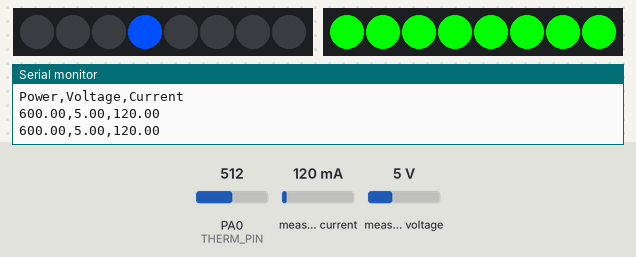
The sketch below on a simulated STM32 Blue Pill. On the bench: 2 × 8 RGB LEDs in strip order, left to right, the last lines printed to the serial monitor. The inputs (shaded band) are chosen by the test bench; at power-on: PA0 (THERM_PIN) = 512, measured current 120 mA, measured voltage 5 V.

Above: at 1.25 s.
1.3 s: PA0 (THERM_PIN) set to 787
3.1 s: PA0 (THERM_PIN) set to 816
At 3.25 s:
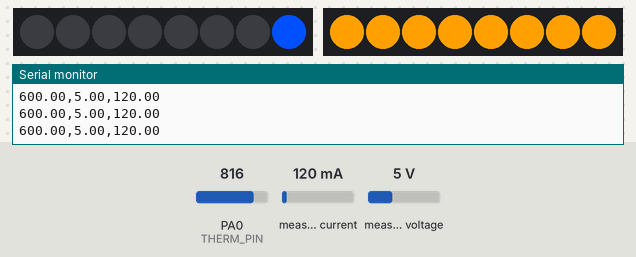
5.0 s: PA0 (THERM_PIN) set to 990
6.5 s: PA0 (THERM_PIN) set to 1018
At 6.66 s:
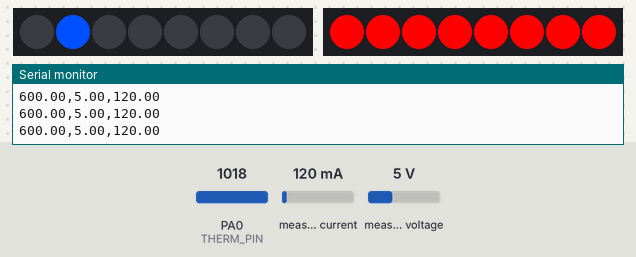
8.4 s: PA0 (THERM_PIN) set to 900
At 8.46 s:
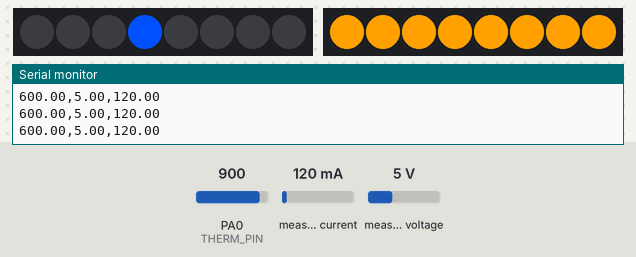
10.4 s: PA0 (THERM_PIN) set to 790
At 10.46 s:
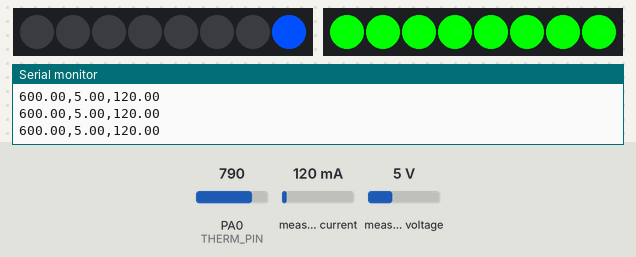
Timing chart, 0 to 13.4 s (numbered marks = the images above; inputs shaded):
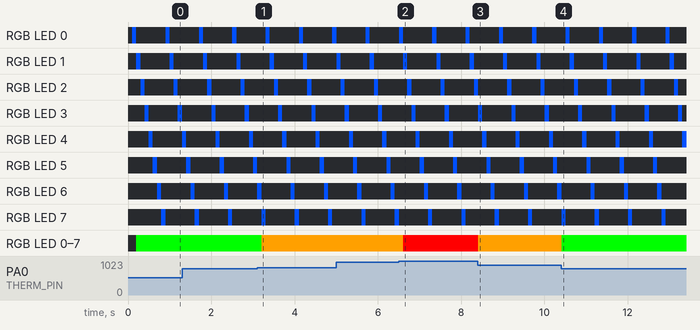

Measured:
- the behaviour switches between 800 and 801 on PA0 (THERM_PIN) (found by bisection; images 0 and 1)
- the behaviour switches between 1000 and 1001 on PA0 (THERM_PIN) (found by bisection; images 1 and 2)
- after the input at 3.1 s, the LEDs: first differ from a run without the input after 0.11 s (image 1)
- after the input at 6.5 s, the LEDs: first differ from a run without the input after 0.11 s (image 2)
- after the input at 8.4 s, the LEDs: change at once (image 3)
- after the input at 10.4 s, the LEDs: change at once (image 4)

The sketch:

stm_final.ino
```cpp
#include <Arduino.h>
#include <Wire.h>
#include <Adafruit_INA219.h>
#include <Adafruit_NeoPixel.h>

// pins
const uint8_t LOADING_PIN = PB13;
const uint8_t TEMP_PIN    = PB15;
const uint8_t THERM_PIN   = A0;   // adc

// led strips
const uint8_t NUM_LEDS = 8;
Adafruit_NeoPixel loadingStrip(NUM_LEDS, LOADING_PIN, NEO_GRB + NEO_KHZ800);
Adafruit_NeoPixel tempStrip(NUM_LEDS, TEMP_PIN, NEO_GRB + NEO_KHZ800);

// ina219
Adafruit_INA219 ina219; // default addr (usually 0x40)

// raw adc thresholds
uint16_t COOL_MAX = 800;
uint16_t WARM_MAX = 1000;

// shared state
volatile uint16_t thermRaw = 0;
volatile uint8_t level = 0; // 0 cool, 1 warm, 2 hot

// ina values to send
volatile float Power_mW = 0.0f;
volatile float Voltage_V = 0.0f;
volatile float Current_mA = 0.0f;

// task struct
struct Task {
  uint32_t period;
  uint32_t last;
  void (*run)();
};

// task prototypes
void thermistorTask();
void loadingTask();
void tempStripTask();
void inaTask();
void uartTask();

// tasks
Task tasks[] = {
  {200, 0, thermistorTask},
  {100, 0, loadingTask},
  {200, 0, tempStripTask},
  {200, 0, inaTask},
  {500, 0, uartTask},
};
const uint8_t NUM_TASKS = sizeof(tasks) / sizeof(tasks[0]);

// task 1: get thermistor level
void thermistorTask() {
  thermRaw = analogRead(THERM_PIN);

  if (thermRaw <= COOL_MAX) level = 0;
  else if (thermRaw <= WARM_MAX) level = 1;
  else level = 2;
}

// task 2: loading animation
void loadingTask() {
  static uint8_t idx = 0;

  for (uint8_t i = 0; i < NUM_LEDS; i++) {
    loadingStrip.setPixelColor(i, 0);
  }
  loadingStrip.setPixelColor(idx, loadingStrip.Color(0, 80, 255));
  loadingStrip.show();

  idx = (idx + 1) % NUM_LEDS;
}

// task 3: temperature strip color
void tempStripTask() {
  uint32_t color;

  if (level == 0) color = tempStrip.Color(0, 255, 0);
  else if (level == 1) color = tempStrip.Color(255, 160, 0);
  else color = tempStrip.Color(255, 0, 0);

  for (uint8_t i = 0; i < NUM_LEDS; i++) {
    tempStrip.setPixelColor(i, color);
  }
  tempStrip.show();
}

// task 4: read from ina219
void inaTask() {
  Voltage_V  = ina219.getBusVoltage_V();
  Current_mA = ina219.getCurrent_mA();
  Power_mW   = ina219.getPower_mW();
}

// task 5: uart send values
// format: power,voltage,current
void uartTask() {
  Serial1.print(Power_mW, 2);
  Serial1.print(",");
  Serial1.print(Voltage_V, 2);
  Serial1.print(",");
  Serial1.print(Current_mA, 2);
  Serial1.print("\n");

  // mirror to usb for quick checks
  Serial.print(Power_mW, 2);
  Serial.print(",");
  Serial.print(Voltage_V, 2);
  Serial.print(",");
  Serial.print(Current_mA, 2);
  Serial.print("\n");
}

// setup/loop
void setup() {
  Serial.begin(115200);
  Serial1.begin(115200); // stm uart1: tx=pa9 rx=pa10

  Wire.begin(); // default i2c: pb6/pb7

  loadingStrip.begin();
  tempStrip.begin();
  loadingStrip.show();
  tempStrip.show();

  if (!ina219.begin()) {
    Serial.println("ina219 not found");
  }

  // header
  Serial1.println("Power,Voltage,Current");
  Serial.println("Power,Voltage,Current");
}

void loop() {
  uint32_t now = millis();

  for (uint8_t i = 0; i < NUM_TASKS; i++) {
    if (now - tasks[i].last >= tasks[i].period) {
      tasks[i].last = now;
      tasks[i].run();
    }
  }
}
```
